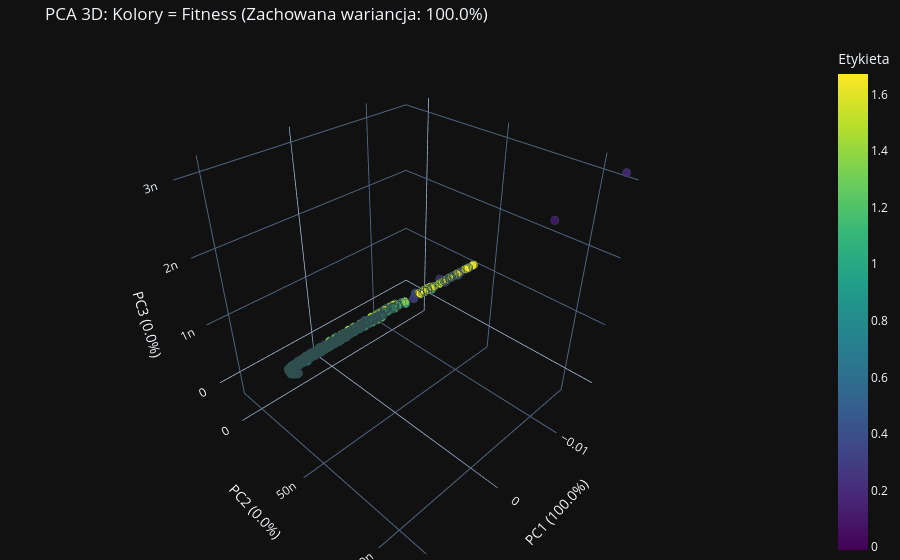

The cell this chart's notebook holds for it:
### Markdown cell above
## PCA 3D

### Code cell
def visualize_pca_3d_interactive(latent_vectors, labels, title="Interaktywne PCA 3D"):
    if isinstance(latent_vectors[0], torch.Tensor):
        z_matrix = torch.stack(latent_vectors).detach().cpu().numpy()
    else:
        z_matrix = np.array(latent_vectors)

    labels = np.array(labels)
    assert len(z_matrix) == len(labels), "Liczba wektorów i etykiet musi być identyczna!"

    pca = PCA(n_components=3)
    z_pca = pca.fit_transform(z_matrix)
    exp_var = pca.explained_variance_ratio_ * 100

    hover_texts = [f"Wartość: {lbl:.3f}" if isinstance(lbl, float) else f"Wartość: {lbl}" for lbl in labels]

    df = pd.DataFrame({
        'PC1': z_pca[:, 0],
        'PC2': z_pca[:, 1],
        'PC3': z_pca[:, 2],
        'Etykieta': labels,
        'Szczegóły': hover_texts
    })

    fig = px.scatter_3d(
        df,
        x='PC1',
        y='PC2',
        z='PC3',
        color='Etykieta',          # Kolorowanie na podstawie przekazanych etykiet (np. fitness)
        hover_name='Szczegóły',    # Tekst pojawiający się po najechaniu myszką
        title=f'{title} (Zachowana wariancja: {sum(exp_var):.1f}%)',
        labels={
            'PC1': f'PC1 ({exp_var[0]:.1f}%)',
            'PC2': f'PC2 ({exp_var[1]:.1f}%)',
            'PC3': f'PC3 ({exp_var[2]:.1f}%)'
        },
        color_continuous_scale='Viridis', # Ładna i czytelna mapa kolorów
        opacity=0.85
    )

    fig.update_traces(marker=dict(size=5, line=dict(width=1, color='DarkSlateGrey')))

    fig.update_layout(margin=dict(l=0, r=0, b=0, t=40))

    fig.show()

visualize_pca_3d_interactive(latent_vectors, labels, title="PCA 3D: Kolory = Fitness")

### Figure 1 — Plotly figure (JSON) as saved in the notebook; plotly's stock layout.template omitted (floating-point values rounded to 4 significant figures; data arrays with more than 128 entries replaced by an {"elided": "..."} marker saying what was removed)
{"data": [{"hovertemplate": "<b>%{hovertext}</b><br><br>PC1 (100.0%)=%{x}<br>PC2 (0.0%)=%{y}<br>PC3 (0.0%)=%{z}<br>Etykieta=%{marker.color}<extra></extra>", "hovertext": {"elided": "4000 str values"}, "legendgroup": "", "marker": {"color": {"elided": "4000 float values"}, "coloraxis": "coloraxis", "opacity": 0.85, "symbol": "circle", "line": {"color": "DarkSlateGrey", "width": 1}, "size": 5}, "mode": "markers", "name": "", "scene": "scene", "showlegend": false, "x": {"elided": "4000 float values"}, "y": {"elided": "4000 float values"}, "z": {"elided": "4000 float values"}, "type": "scatter3d"}], "layout": {"scene": {"domain": {"x": [0.0, 1.0], "y": [0.0, 1.0]}, "xaxis": {"title": {"text": "PC1 (100.0%)"}}, "yaxis": {"title": {"text": "PC2 (0.0%)"}}, "zaxis": {"title": {"text": "PC3 (0.0%)"}}}, "coloraxis": {"colorbar": {"title": {"text": "Etykieta"}}, "colorscale": [[0.0, "#440154"], [0.1111, "#482878"], [0.2222, "#3e4989"], [0.3333, "#31688e"], [0.4444, "#26828e"], [0.5556, "#1f9e89"], [0.6667, "#35b779"], [0.7778, "#6ece58"], [0.8889, "#b5de2b"], [1.0, "#fde725"]], "autocolorscale": false}, "legend": {"tracegroupgap": 0}, "title": {"text": "PCA 3D: Kolory = Fitness (Zachowana wariancja: 100.0%)"}, "margin": {"l": 0, "r": 0, "b": 0, "t": 40}}}
